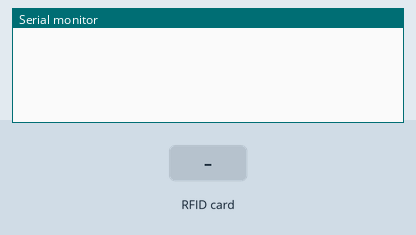
Recording of a sketch running on a simulated Arduino Uno, built with avr-gcc and run on an emulated ATmega328P. Shown: the last lines printed to the serial monitor. The inputs (shaded band) are chosen by the test bench.

Above: at 1.2 s.
1.3 s: RFID card 30 59 67 89 held to the reader
At 2.4 s:
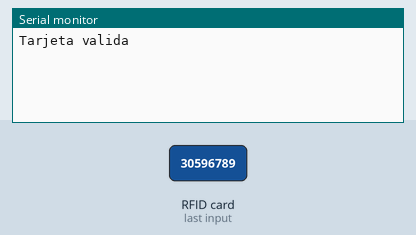
2.9 s: RFID card 5E 7A 19 C4 held to the reader
At 3.5 s:
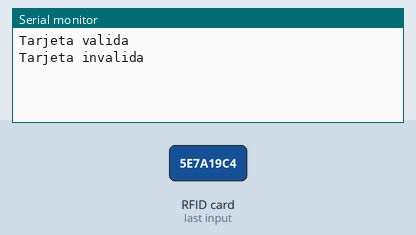

The sketch:

27_RFID_validar.ino
```cpp
/*
 * RST D9
 * SS (SDA) D10
 * MOSI D11
 * MISO D12
 * SCK D13
 *
 */

#include <SPI.h>
#include <MFRC522.h>
const int RST_PIN = 9; // Pin 9 para el reset del RC522
const int SS_PIN = 10; // Pin 10 para el SS (SDA) del RC522

MFRC522 mfrc522(SS_PIN, RST_PIN);
byte readUID[4]; // Almacena el tag leido
byte validKey1[4] = { 0x30, 0x59, 0x67, 0x89};//UID del llavero a validar

bool isEqualArray(byte arrayA[], byte arrayB[], int length)
{
for (int index = 0; index < length; index++)
{
if (arrayA[index] != arrayB[index]) return false;
}
return true;
}
void setup() {
Serial.begin(9600); // Iniciar serial
SPI.begin();
// Iniciar SPI
mfrc522.PCD_Init(); // Iniciar MFRC522
}
void loop() {
if (mfrc522.PICC_IsNewCardPresent())
{if (mfrc522.PICC_ReadCardSerial())
{
if (isEqualArray(mfrc522.uid.uidByte, validKey1, 4))
Serial.println("Tarjeta valida");
else
Serial.println("Tarjeta invalida");
mfrc522.PICC_HaltA(); // Finalizar lectura
}
}
delay(250);
}
```

Measured:
- after the input at 1.3 s, the serial monitor: prints a new line after 0.13 s (image 1)
- after the input at 2.9 s, the serial monitor: prints a new line after 0.16 s (image 2)
